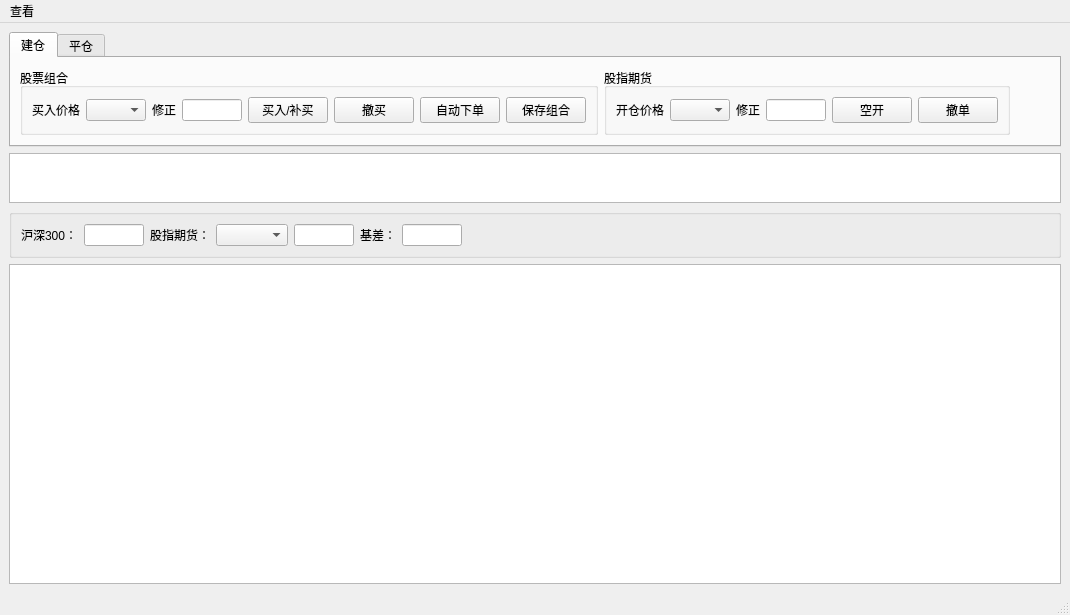
<?xml version="1.0" encoding="UTF-8"?>
<ui version="4.0">
 <class>MainWindow</class>
 <widget class="QMainWindow" name="MainWindow">
  <property name="geometry">
   <rect>
    <x>0</x>
    <y>0</y>
    <width>934</width>
    <height>615</height>
   </rect>
  </property>
  <property name="sizePolicy">
   <sizepolicy hsizetype="Maximum" vsizetype="Maximum">
    <horstretch>0</horstretch>
    <verstretch>0</verstretch>
   </sizepolicy>
  </property>
  <property name="windowTitle">
   <string>EasyTrader $Id$</string>
  </property>
  <widget class="QWidget" name="centralwidget">
   <layout class="QGridLayout" name="gridLayout_6">
    <item row="0" column="0">
     <widget class="QTabWidget" name="tabWidget">
      <property name="sizePolicy">
       <sizepolicy hsizetype="Minimum" vsizetype="Fixed">
        <horstretch>0</horstretch>
        <verstretch>0</verstretch>
       </sizepolicy>
      </property>
      <property name="currentIndex">
       <number>0</number>
      </property>
      <widget class="QWidget" name="tab">
       <attribute name="title">
        <string>建仓</string>
       </attribute>
       <layout class="QGridLayout" name="gridLayout_3">
        <item row="0" column="0">
         <widget class="QGroupBox" name="groupBox_2">
          <property name="sizePolicy">
           <sizepolicy hsizetype="Fixed" vsizetype="Fixed">
            <horstretch>0</horstretch>
            <verstretch>0</verstretch>
           </sizepolicy>
          </property>
          <property name="title">
           <string>股票组合</string>
          </property>
          <layout class="QGridLayout" name="gridLayout_2">
           <item row="0" column="0">
            <widget class="QLabel" name="label_3">
             <property name="text">
              <string>买入价格</string>
             </property>
            </widget>
           </item>
           <item row="0" column="1">
            <widget class="QComboBox" name="pricepolicybuy">
             <property name="sizePolicy">
              <sizepolicy hsizetype="Fixed" vsizetype="Fixed">
               <horstretch>0</horstretch>
               <verstretch>0</verstretch>
              </sizepolicy>
             </property>
             <property name="maximumSize">
              <size>
               <width>60</width>
               <height>16777215</height>
              </size>
             </property>
            </widget>
           </item>
           <item row="0" column="2">
            <widget class="QLabel" name="label_4">
             <property name="text">
              <string>修正</string>
             </property>
            </widget>
           </item>
           <item row="0" column="3">
            <widget class="QLineEdit" name="pricefixbuy">
             <property name="sizePolicy">
              <sizepolicy hsizetype="Minimum" vsizetype="Fixed">
               <horstretch>0</horstretch>
               <verstretch>0</verstretch>
              </sizepolicy>
             </property>
             <property name="maximumSize">
              <size>
               <width>60</width>
               <height>16777215</height>
              </size>
             </property>
            </widget>
           </item>
           <item row="0" column="4">
            <widget class="QPushButton" name="buyorder">
             <property name="text">
              <string>买入/补买</string>
             </property>
            </widget>
           </item>
           <item row="0" column="5">
            <widget class="QPushButton" name="cancelbuyorder">
             <property name="text">
              <string>撤买</string>
             </property>
            </widget>
           </item>
           <item row="0" column="6">
            <widget class="QPushButton" name="autosubmit_2">
             <property name="text">
              <string>自动下单</string>
             </property>
            </widget>
           </item>
           <item row="0" column="7">
            <widget class="QPushButton" name="saveorder_2">
             <property name="text">
              <string>保存组合</string>
             </property>
            </widget>
           </item>
          </layout>
         </widget>
        </item>
        <item row="0" column="1">
         <widget class="QGroupBox" name="groupBox_5">
          <property name="sizePolicy">
           <sizepolicy hsizetype="Minimum" vsizetype="Preferred">
            <horstretch>0</horstretch>
            <verstretch>0</verstretch>
           </sizepolicy>
          </property>
          <property name="title">
           <string>股指期货</string>
          </property>
          <layout class="QGridLayout" name="gridLayout_7">
           <item row="0" column="5">
            <widget class="QPushButton" name="pushButton">
             <property name="text">
              <string>空开</string>
             </property>
            </widget>
           </item>
           <item row="0" column="6">
            <widget class="QPushButton" name="pushButton_2">
             <property name="text">
              <string>撤单</string>
             </property>
            </widget>
           </item>
           <item row="0" column="4">
            <widget class="QLineEdit" name="pricefixbuy_2">
             <property name="sizePolicy">
              <sizepolicy hsizetype="Minimum" vsizetype="Fixed">
               <horstretch>0</horstretch>
               <verstretch>0</verstretch>
              </sizepolicy>
             </property>
             <property name="maximumSize">
              <size>
               <width>60</width>
               <height>16777215</height>
              </size>
             </property>
            </widget>
           </item>
           <item row="0" column="2">
            <widget class="QLabel" name="label_9">
             <property name="text">
              <string>修正</string>
             </property>
            </widget>
           </item>
           <item row="0" column="1">
            <widget class="QComboBox" name="pricepolicybuy_2">
             <property name="sizePolicy">
              <sizepolicy hsizetype="Fixed" vsizetype="Fixed">
               <horstretch>0</horstretch>
               <verstretch>0</verstretch>
              </sizepolicy>
             </property>
             <property name="maximumSize">
              <size>
               <width>60</width>
               <height>16777215</height>
              </size>
             </property>
            </widget>
           </item>
           <item row="0" column="0">
            <widget class="QLabel" name="label_8">
             <property name="text">
              <string>开仓价格</string>
             </property>
            </widget>
           </item>
          </layout>
         </widget>
        </item>
        <item row="0" column="2">
         <spacer name="horizontalSpacer">
          <property name="orientation">
           <enum>Qt::Horizontal</enum>
          </property>
          <property name="sizeType">
           <enum>QSizePolicy::Expanding</enum>
          </property>
          <property name="sizeHint" stdset="0">
           <size>
            <width>0</width>
            <height>0</height>
           </size>
          </property>
         </spacer>
        </item>
       </layout>
      </widget>
      <widget class="QWidget" name="tab_2">
       <attribute name="title">
        <string>平仓</string>
       </attribute>
       <layout class="QGridLayout" name="gridLayout_4">
        <item row="0" column="0">
         <widget class="QGroupBox" name="groupBox">
          <property name="sizePolicy">
           <sizepolicy hsizetype="Fixed" vsizetype="Fixed">
            <horstretch>0</horstretch>
            <verstretch>0</verstretch>
           </sizepolicy>
          </property>
          <property name="title">
           <string>股票组合</string>
          </property>
          <layout class="QGridLayout" name="gridLayout">
           <item row="0" column="0">
            <widget class="QLabel" name="label">
             <property name="text">
              <string>卖出价格</string>
             </property>
            </widget>
           </item>
           <item row="0" column="1">
            <widget class="QComboBox" name="pricepolicysell">
             <property name="sizePolicy">
              <sizepolicy hsizetype="Fixed" vsizetype="Fixed">
               <horstretch>0</horstretch>
               <verstretch>0</verstretch>
              </sizepolicy>
             </property>
             <property name="maximumSize">
              <size>
               <width>60</width>
               <height>16777215</height>
              </size>
             </property>
            </widget>
           </item>
           <item row="0" column="2">
            <widget class="QLabel" name="label_2">
             <property name="text">
              <string>修正</string>
             </property>
            </widget>
           </item>
           <item row="0" column="3">
            <widget class="QLineEdit" name="pricefixsell">
             <property name="sizePolicy">
              <sizepolicy hsizetype="Minimum" vsizetype="Fixed">
               <horstretch>0</horstretch>
               <verstretch>0</verstretch>
              </sizepolicy>
             </property>
             <property name="maximumSize">
              <size>
               <width>60</width>
               <height>16777215</height>
              </size>
             </property>
            </widget>
           </item>
           <item row="0" column="4">
            <widget class="QPushButton" name="sellorder">
             <property name="text">
              <string>卖出/补卖</string>
             </property>
            </widget>
           </item>
           <item row="0" column="5">
            <widget class="QPushButton" name="cancelsellorder">
             <property name="text">
              <string>撤卖</string>
             </property>
            </widget>
           </item>
           <item row="0" column="6">
            <widget class="QPushButton" name="autosubmit">
             <property name="text">
              <string>自动下单</string>
             </property>
            </widget>
           </item>
           <item row="0" column="7">
            <widget class="QPushButton" name="saveorder">
             <property name="text">
              <string>保存组合</string>
             </property>
            </widget>
           </item>
          </layout>
         </widget>
        </item>
        <item row="0" column="2">
         <spacer name="horizontalSpacer_2">
          <property name="orientation">
           <enum>Qt::Horizontal</enum>
          </property>
          <property name="sizeType">
           <enum>QSizePolicy::Expanding</enum>
          </property>
          <property name="sizeHint" stdset="0">
           <size>
            <width>40</width>
            <height>20</height>
           </size>
          </property>
         </spacer>
        </item>
        <item row="0" column="1">
         <widget class="QGroupBox" name="groupBox_4">
          <property name="sizePolicy">
           <sizepolicy hsizetype="Fixed" vsizetype="Preferred">
            <horstretch>0</horstretch>
            <verstretch>0</verstretch>
           </sizepolicy>
          </property>
          <property name="title">
           <string>股指期货</string>
          </property>
          <layout class="QGridLayout" name="gridLayout_8">
           <item row="0" column="5">
            <widget class="QPushButton" name="pushButton_3">
             <property name="text">
              <string>空平</string>
             </property>
            </widget>
           </item>
           <item row="0" column="6">
            <widget class="QPushButton" name="pushButton_4">
             <property name="text">
              <string>撤单</string>
             </property>
            </widget>
           </item>
           <item row="0" column="4">
            <widget class="QLineEdit" name="pricefixsell_2">
             <property name="sizePolicy">
              <sizepolicy hsizetype="Minimum" vsizetype="Fixed">
               <horstretch>0</horstretch>
               <verstretch>0</verstretch>
              </sizepolicy>
             </property>
             <property name="maximumSize">
              <size>
               <width>60</width>
               <height>16777215</height>
              </size>
             </property>
            </widget>
           </item>
           <item row="0" column="2">
            <widget class="QComboBox" name="pricepolicysell_2">
             <property name="sizePolicy">
              <sizepolicy hsizetype="Fixed" vsizetype="Fixed">
               <horstretch>0</horstretch>
               <verstretch>0</verstretch>
              </sizepolicy>
             </property>
             <property name="maximumSize">
              <size>
               <width>60</width>
               <height>16777215</height>
              </size>
             </property>
            </widget>
           </item>
           <item row="0" column="1">
            <widget class="QLabel" name="label_10">
             <property name="text">
              <string>平仓价格</string>
             </property>
            </widget>
           </item>
           <item row="0" column="3">
            <widget class="QLabel" name="label_11">
             <property name="text">
              <string>修正</string>
             </property>
            </widget>
           </item>
          </layout>
         </widget>
        </item>
       </layout>
      </widget>
     </widget>
    </item>
    <item row="2" column="0">
     <widget class="QGroupBox" name="groupBox_3">
      <property name="sizePolicy">
       <sizepolicy hsizetype="Preferred" vsizetype="Fixed">
        <horstretch>0</horstretch>
        <verstretch>0</verstretch>
       </sizepolicy>
      </property>
      <property name="title">
       <string/>
      </property>
      <layout class="QGridLayout" name="gridLayout_5">
       <item row="0" column="0">
        <widget class="QLabel" name="label_5">
         <property name="sizePolicy">
          <sizepolicy hsizetype="Fixed" vsizetype="Preferred">
           <horstretch>0</horstretch>
           <verstretch>0</verstretch>
          </sizepolicy>
         </property>
         <property name="text">
          <string>沪深300：</string>
         </property>
        </widget>
       </item>
       <item row="0" column="1">
        <widget class="QLineEdit" name="hs300line">
         <property name="enabled">
          <bool>true</bool>
         </property>
         <property name="sizePolicy">
          <sizepolicy hsizetype="Fixed" vsizetype="Fixed">
           <horstretch>1</horstretch>
           <verstretch>0</verstretch>
          </sizepolicy>
         </property>
         <property name="minimumSize">
          <size>
           <width>0</width>
           <height>0</height>
          </size>
         </property>
         <property name="maximumSize">
          <size>
           <width>60</width>
           <height>16777215</height>
          </size>
         </property>
         <property name="readOnly">
          <bool>true</bool>
         </property>
        </widget>
       </item>
       <item row="0" column="2">
        <widget class="QLabel" name="label_6">
         <property name="sizePolicy">
          <sizepolicy hsizetype="Fixed" vsizetype="Preferred">
           <horstretch>0</horstretch>
           <verstretch>0</verstretch>
          </sizepolicy>
         </property>
         <property name="text">
          <string>股指期货：</string>
         </property>
        </widget>
       </item>
       <item row="0" column="3">
        <widget class="QComboBox" name="sindexcmbox">
         <property name="sizePolicy">
          <sizepolicy hsizetype="Fixed" vsizetype="Fixed">
           <horstretch>0</horstretch>
           <verstretch>0</verstretch>
          </sizepolicy>
         </property>
        </widget>
       </item>
       <item row="0" column="4">
        <widget class="QLineEdit" name="sindexline">
         <property name="sizePolicy">
          <sizepolicy hsizetype="Fixed" vsizetype="Fixed">
           <horstretch>1</horstretch>
           <verstretch>0</verstretch>
          </sizepolicy>
         </property>
         <property name="minimumSize">
          <size>
           <width>0</width>
           <height>0</height>
          </size>
         </property>
         <property name="maximumSize">
          <size>
           <width>60</width>
           <height>16777215</height>
          </size>
         </property>
         <property name="readOnly">
          <bool>true</bool>
         </property>
        </widget>
       </item>
       <item row="0" column="5">
        <widget class="QLabel" name="label_7">
         <property name="sizePolicy">
          <sizepolicy hsizetype="Fixed" vsizetype="Preferred">
           <horstretch>0</horstretch>
           <verstretch>0</verstretch>
          </sizepolicy>
         </property>
         <property name="text">
          <string>基差：</string>
         </property>
        </widget>
       </item>
       <item row="0" column="6">
        <widget class="QLineEdit" name="basediffline">
         <property name="sizePolicy">
          <sizepolicy hsizetype="Fixed" vsizetype="Fixed">
           <horstretch>1</horstretch>
           <verstretch>0</verstretch>
          </sizepolicy>
         </property>
         <property name="minimumSize">
          <size>
           <width>0</width>
           <height>0</height>
          </size>
         </property>
         <property name="maximumSize">
          <size>
           <width>60</width>
           <height>16777215</height>
          </size>
         </property>
         <property name="readOnly">
          <bool>true</bool>
         </property>
        </widget>
       </item>
       <item row="0" column="7">
        <spacer name="horizontalSpacer_3">
         <property name="orientation">
          <enum>Qt::Horizontal</enum>
         </property>
         <property name="sizeType">
          <enum>QSizePolicy::Expanding</enum>
         </property>
         <property name="sizeHint" stdset="0">
          <size>
           <width>383</width>
           <height>0</height>
          </size>
         </property>
        </spacer>
       </item>
      </layout>
     </widget>
    </item>
    <item row="4" column="0">
     <widget class="QTableView" name="stock">
      <property name="sizePolicy">
       <sizepolicy hsizetype="Expanding" vsizetype="Expanding">
        <horstretch>0</horstretch>
        <verstretch>0</verstretch>
       </sizepolicy>
      </property>
     </widget>
    </item>
    <item row="1" column="0">
     <widget class="QTableView" name="stockindex">
      <property name="sizePolicy">
       <sizepolicy hsizetype="Expanding" vsizetype="Fixed">
        <horstretch>0</horstretch>
        <verstretch>0</verstretch>
       </sizepolicy>
      </property>
      <property name="maximumSize">
       <size>
        <width>16777215</width>
        <height>50</height>
       </size>
      </property>
     </widget>
    </item>
   </layout>
  </widget>
  <widget class="QMenuBar" name="menubar">
   <property name="enabled">
    <bool>true</bool>
   </property>
   <property name="geometry">
    <rect>
     <x>0</x>
     <y>0</y>
     <width>934</width>
     <height>19</height>
    </rect>
   </property>
   <property name="nativeMenuBar">
    <bool>true</bool>
   </property>
   <widget class="QMenu" name="menu">
    <property name="title">
     <string>查看</string>
    </property>
    <addaction name="stockinfoact"/>
    <addaction name="posstatact"/>
   </widget>
   <addaction name="menu"/>
  </widget>
  <widget class="QStatusBar" name="statusbar"/>
  <action name="stockinfoact">
   <property name="text">
    <string>股份查询</string>
   </property>
  </action>
  <action name="posstatact">
   <property name="text">
    <string>持仓统计</string>
   </property>
  </action>
 </widget>
 <resources/>
 <connections/>
</ui>
